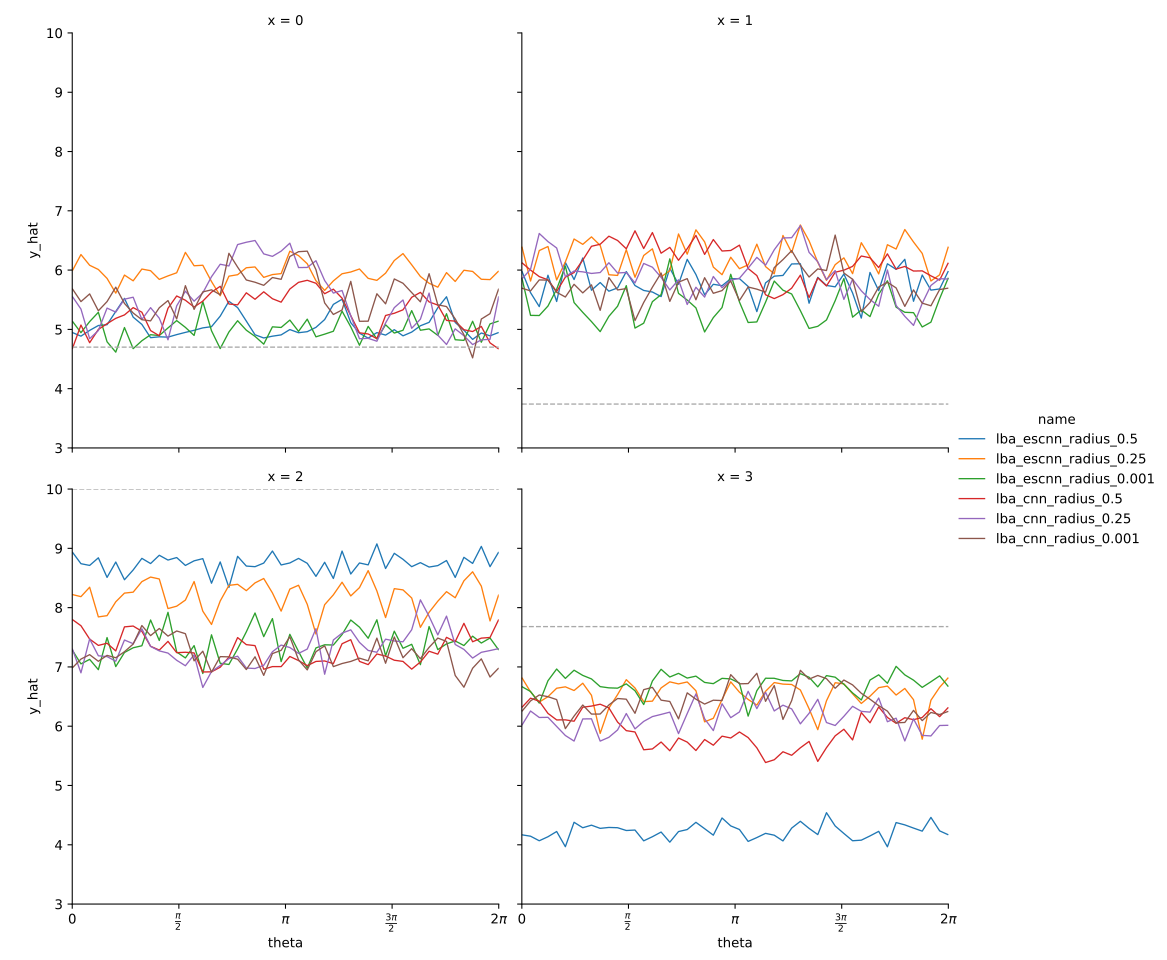

This figure's Python source:
#!/usr/bin/env python3

import torch
import pandas as pd
import numpy as np
import seaborn as sns
import matplotlib.pyplot as plt

from data.compare_radius import HPARAMS, make_escnn_model
from atom3d_menagerie.data.lba import get_default_lba_data_dir
from atom3d_menagerie.models.cnn import get_default_cnn
from atom3d.datasets import LMDBDataset
from atom3d.util.voxelize import get_center
from atompaint.datasets.voxelize import image_from_atoms, ImageParams, Grid
from atompaint.datasets.atoms import transform_atom_coords
from atompaint.datasets.coords import make_coord_frame
from math import pi, degrees, ceil, sqrt
from tqdm import tqdm
from more_itertools import last, take, one
from natsort import natsorted
from dataclasses import asdict
from joblib import Memory
from pathlib import Path

memory = Memory('cache')

# Generalize this script
# - Load everything into data frame
# - Cache
# - Plot with sns

@memory.cache
def load_invariance_checks(hparams, items, theta):
    models = load_models(hparams)
    img_params = load_img_params(hparams)

    dfs = []

    for k, hparam in tqdm(hparams.items()):
        f = models[k]

        for i, item in tqdm(enumerate(items)):
            x = torch.stack([
                    rotate_item(item, img_params[k], th)
                    for th in theta
            ])
            y = item['scores']['neglog_aff']
            y_hat = f(x).detach().flatten().numpy()

            df = pd.DataFrame({
                'name': k,
                **asdict(hparam),
                'x': i,
                'theta': theta,
                'y': y,
                'y_hat': y_hat,
            })
            dfs.append(df)

    return pd.concat(dfs)

def load_models(hparams):
    models = {}

    for k in hparams:
        version_paths = (Path('data') / k).glob('version_*')
        ckpt_path = last(natsorted(version_paths)) / 'checkpoints/epoch=49-step=11000.ckpt'
        models[k] = load_ckpt(ckpt_path)

    return models

def load_ckpt(ckpt_path):
    if 'escnn' in str(ckpt_path):
        model = make_escnn_model()
    else:
        model = get_default_cnn(
                in_channels=5,
                spatial_size=21,
        )

    ckpt = torch.load(
            ckpt_path,
            map_location=torch.device('cpu'),
    )
    ckpt = {
            k[len('model.'):]: v
            for k, v in ckpt['state_dict'].items()
    }
    
    model.train()
    model.load_state_dict(ckpt)
    model.eval()

    return model

def load_img_params(hparams):
    return {
            k: ImageParams(
                grid=Grid(
                    length_voxels=21,
                    resolution_A=1.0,
                ),
                channels=['H', 'C', 'O', 'N', '.*'],
                element_radii_A=hparam.element_radius_A,
            )
            for k, hparam in hparams.items()

    }

def rotate_item(item, img_params, theta):
    ligand_xyz_i = item['atoms_ligand'][['x', 'y', 'z']].astype(np.float32)
    ligand_center_i = get_center(ligand_xyz_i)

    rot_z = np.array([0, 0, theta])
    frame_ix = make_coord_frame(ligand_center_i, rot_z)

    # I can't find the definition of the pocket, so I'm not 100% convinced 
    # that it really contains all the atoms in the vicinity of the ligand.  
    # But the example code uses the pocket atoms after a random rotation 
    # around the ligand center, so I'll just do the same.

    atoms_i = pd.concat([item['atoms_pocket'], item['atoms_ligand']])
    atoms_x = transform_atom_coords(atoms_i, frame_ix)

    img = image_from_atoms(atoms_x, img_params)
    img = torch.from_numpy(img).float()

    return img


HPARAMS = {k: v for k, v in HPARAMS.items() if v.dataset == 'lba'}
data = LMDBDataset(get_default_lba_data_dir() / 'test')
theta = np.linspace(0, 2*pi)

n = 4
df = load_invariance_checks(HPARAMS, take(n, data), theta)

fg = sns.relplot(
        df, 
        x='theta',
        y='y_hat',
        hue='name',
        #hue='element_radius_A',
        #hue='model_type',
        col='x',
        col_wrap=int(ceil(sqrt(n))),
        kind='line',
        estimator=None,
        units='name',
)

g = df.groupby('x')

for k, ax in fg.axes_dict.items():
    y = one(g.get_group(k)['y'].unique())
    ax.axhline(y, linestyle='--', color='darkgray')

plt.xlim(0, 2*pi)
plt.xticks(np.array([0, 1/2, 1, 3/2, 2]) * pi, ['0', r'$\frac{\pi}{2}$', r'$\pi$', r'$\frac{3\pi}{2}$', r'$2\pi$'])
plt.savefig(Path(__file__).with_suffix('.svg'))
plt.show()

# Animation:
# - Rotate input
# - Render in headless pymol
# - Plot in matplotlib
# - Combine with Cairo, maybe
# - Make movie using PIL or imageio
#   - gif or mpeg output formats
